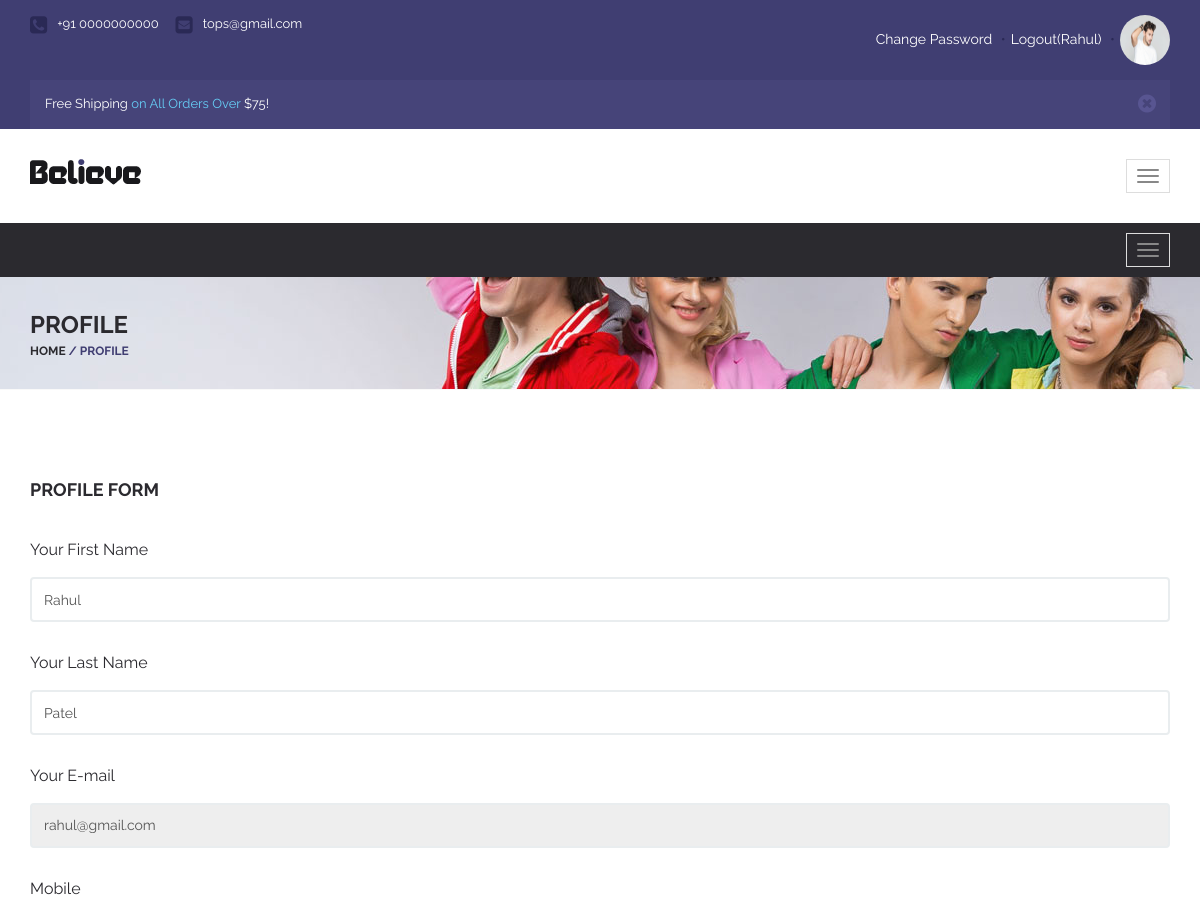
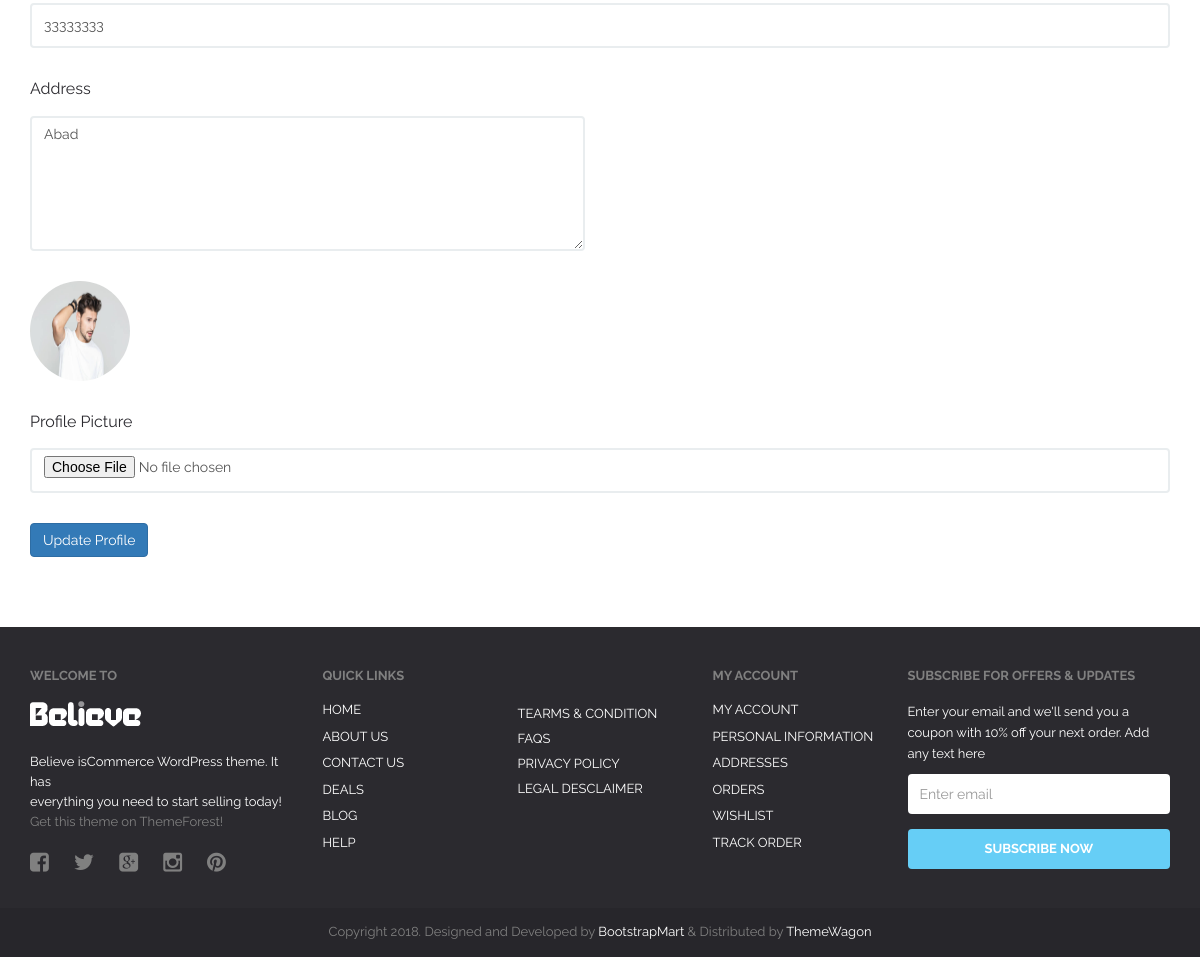
The page /profile/ (signed in) on the database its author committed (2 pictures, top to bottom).
### myapp/models.py (models this page shows, shortened)
class User(models.Model):
	fname=models.CharField(max_length=100)
	lname=models.CharField(max_length=100)
	email=models.EmailField()
	mobile=models.PositiveIntegerField()
	address=models.TextField()
	password=models.CharField(max_length=100)
	profile_picture=models.ImageField(upload_to="profile_picture/",default="")
	usertype=models.CharField(max_length=100,default="buyer")

### myapp/views.py (the view)
# urls.py: path('profile/',views.profile,name='profile'),
def profile(request):
	user=User.objects.get(email=request.session['email'])
	if request.method=="POST":
		user.fname=request.POST['f_name']
		user.lname=request.POST['l_name']
		user.mobile=request.POST['mobile']
		user.address=request.POST['address']
		try:
			user.profile_picture=request.FILES['profile_picture']
		except:
			pass
		user.save()
		request.session['profile_picture']=user.profile_picture.url
		msg='Profile Updated Successfully'
		if user.usertype=="buyer":
			return render(request,'profile.html',{'msg':msg})
		else:
			return render(request,'seller-profile.html',{'msg':msg})
	else:
		if user.usertype=="buyer":
			return render(request,'profile.html',{'user':user, 'msg':msg })
		else:
			return render(request,'seller-profile.html',{'user':user})

### myapp/templates/seller-profile.html (shortened to what this page needs)
{% extends 'seller-header.html' %}
{% block content %}
{% load static %}
<!DOCTYPE html>
<html lang="en">
  <head>
  </head>
  <body>
      <div id="wrapper" class="homepage-1">
          <div id="content">
              <div class="page-title">
                  <div class="container">
                      <div class="page-title-inner">
                          <h3>Profile</h3>
                          <div class="breadcumb"> <a href="">Home</a><span> / </span><span>Profile</span></div>
                      </div>
                  </div>
              </div>
              <div class="about-page">
                  <div class="container">
                      <div class="row">
                          <div class="col-md-12 ct-form">
                              <h3>Profile Form</h3>
                              <form class="contact-form" action="{% url 'profile' %}" method="post" enctype="multipart/form-data">
                                  <div class="form-group">
                                      <label for="cf_name">Your First Name</label>
                                      <input type="text" class="form-control" name="f_name" id="cf_name" value="{{user.fname}}">
                                  </div>
                                  <div class="form-group">
                                      <label for="cf_name">Your Last Name</label>
                                      <input type="text" class="form-control" name="l_name" id="cl_name" value="{{user.lname}}">
                                  </div>
                                  <div class="form-group">
                                      <label for="cf_email">Your E-mail</label>
                                      <input type="email" class="form-control" name="email" id="cf_email" value="{{user.email}}" readonly >
                                  </div>
                                  <div class="form-group">
                                      <label for="cf_subject">Mobile</label>
                                      <input type="text" class="form-control" name="mobile" id="cf_subject" value="{{user.mobile}}">
                                  </div>
                                  <div class="form-group">
                                      <label for="cf_message">Address</label>
                                      <textarea class="form-control" name="address" id="cf_message">{{user.address}}</textarea>
                                  </div>
                                   <div class="form-group">
                                      <img src="{{user.profile_picture.url}}" style="width:100px;height: 100px;border-radius: 50%;">
                                  </div>
                                  <div class="form-group">
                                      <label for="cf_subject">Profile Picture</label>
                                      <input type="file" class="form-control" name="profile_picture" id="cf_subject">
                                  </div>
                                  <button type="submit" class="btn btn-primary">Update Profile</button>
                              </form>
                          </div>
                      </div>
                  </div>
              </div>
          </div>
      </div>
  </body>
</html>
{% endblock %}

### myapp/templates/seller-header.html (shortened to what this page needs)
{% load static %}
<!DOCTYPE html>
<html lang="en">
  <head>
    <link href="{% static 'font-awesome/css/font-awesome.css' %}" rel='stylesheet' type='text/css'>
    <link href="{% static 'css/bootstrap.min.css' %}" rel="stylesheet">
    <link href="{% static 'style.css' %}" rel="stylesheet">
    <link href="{% static 'responsive.css' %}" rel="stylesheet">
    <link href="{% static 'css/owl.carousel.css' %}" rel="stylesheet">
    <link href="{% static 'css/owl.theme.css' %}" rel="stylesheet">
    <link href="{% static 'css/owl.transitions.css' %}" rel="stylesheet">
    <link href="{% static 'css/prettyPhoto.css' %}" rel="stylesheet">
  </head>
  <body>
      <div id="wrapper" class="homepage-1">
          <div id="header">
              <div class="top">
                  <div class="container">
                      <ul class="top-support">
                          <li><i class="fa fa-phone-square"></i><span>+91 0000000000</span></li>
                          <li><a href=""><i class="fa fa-envelope-square"></i><span>tops@gmail.com</span></a></li>
                      </ul>
                      <div class="top-control">
                        {% if request.session.email %}
                        <a href="{% url 'change-password' %}">Change Password</a>
                        <span>•</span><a href="{% url 'logout' %}">Logout({{request.session.fname}})</a>
                        <span>•</span><a href="{% url 'profile' %}"><img src="{{request.session.profile_picture}}"style="width: 50px; height: 50px; border-radius: 50%"></a>
                        {% else %}
                        <a href="{% url 'register' %}">Register</a><span>•</span>
                        <a href="{% url 'login' %}">Login</a>
                        {% endif %}
                      </div>
                      <div class="clearfix"></div>
                      <div class="top-offers show-mobile">
                          <div class="alert alert-warning alert-dismissible fade in offers" role="alert">
                              <button type="button" class="close" data-dismiss="alert" aria-label="Close"><span aria-hidden="true"><i class="fa fa-times-circle"></i></span></button>
                              Free Shipping <a href="">on All Orders Over</a> $75!
                          </div>
                      </div>
                  </div>
              </div>
              <div id="believe-nav">
                  <div class="container">
                      <div class="min-marg">
                          <nav class="navbar navbar-default">
                                  <div class="navbar-header">
                                      <button type="button" class="navbar-toggle collapsed" data-toggle="collapse" data-target="#bs-example-navbar-collapse-1">
                                          <span class="icon-bar"></span>
                                          <span class="icon-bar"></span>
                                          <span class="icon-bar"></span>
                                      </button>
                                      <a class="navbar-brand" href="/"><img src="{% static 'images/logo.png' %}" alt=""></a>
                                  </div>
                          </nav>
                      </div>
                  </div>
              </div>
              <div id="cat-nav">
              <div class="container">
                  <nav class="navbar navbar-default">
                      <div class="navbar-header">
                          <button type="button" class="navbar-toggle collapsed" data-toggle="collapse" data-target="#cat-nav-mega">
                              <span class="icon-bar"></span>
                              <span class="icon-bar"></span>
                              <span class="icon-bar"></span>
                          </button>
                      </div>
                  </nav>
              </div>
              </div>
          </div>
          {% block content %}
          {% endblock %}
          <div id="footer">
              <div class="footer-widget">
                  <div class="container">
                      <div class="row">
                          <div class="col-md-3">
                              <div class="text-widget">
                                  <div class="wid-title">Welcome to</div>
                                  <img src="{% static 'images/logo-white.png' %}" alt="ft-logo">
                                  <p>
                                      Believe isCommerce WordPress theme. It has<br/>everything you need to start selling today! <a href="">Get this theme on ThemeForest!</a>
                                  </p>
                                  <ul class="ft-soc clearfix">
                                      <li><a href=""><i class="fa fa-facebook-square"></i></a></li>
                                      <li><a href=""><i class="fa fa-twitter"></i></a></li>
                                      <li><a href=""><i class="fa fa-google-plus-square"></i></a></li>
                                      <li><a href=""><i class="fa fa-instagram"></i></a></li>
                                      <li><a href=""><i class="fa fa-pinterest"></i></a></li>
                                  </ul>
                              </div>
                          </div>
                          <div class="col-md-2">
                              <div class="quick-links">
                                  <div class="wid-title">Quick Links</div>
                                  <ul>
                                      <li><a href="index.html">Home</a></li>
                                      <li><a href="#">About US</a></li>
                                      <li><a href="contact.html">contact US</a></li>
                                      <li><a href="#">deals</a></li>
                                      <li><a href="blog.html">blog</a></li>
                                      <li><a href="#">help</a></li>
                                  </ul>
                              </div>
                          </div>
                          <div class="col-md-2">
                              <div class="term">
                                  <div class="wid-title">&nbsp;</div>
                                  <p>
                                      <a href="#">Tearms & condition</a><br/>
                                      <a href="#">FAQs</a><br/>
                                      <a href="#">Privacy Policy</a><br/>
                                      <a href="#">Legal Desclaimer</a><br/>
                                  </p>
                              </div>
                          </div>
                          <div class="col-md-2">
                              <div class="quick-links">
                                  <div class="wid-title">My Account</div>
                                  <ul>
                                      <li><a href="#">My Account</a></li>
                                      <li><a href="#">Personal Information</a></li>
                                      <li><a href="#">Addresses</a></li>
                                      <li><a href="#">Orders</a></li>
                                      <li><a href="#">Wishlist</a></li>
                                      <li><a href="#">track order</a></li>
                                  </ul>
                              </div>
                          </div>
                          <div class="col-md-3">
                              <div class="subscribe">
                                  <div class="wid-title">Subscribe for OFFERS & UPDATES</div>
                                  <p>
                                      Enter your email and we'll send you a coupon
                                      with 10% off your next order. Add any text here
                                  </p>
                                  <form>
                                      <div class="form-group">
                                          <input type="email" class="form-control" id="exampleInputEmail1" placeholder="Enter email">
                                      </div>
                                      <button type="submit" class="btn btn-default">Subscribe Now</button>
                                  </form>
                              </div>
                          </div>
                      </div>
                  </div>
              </div>
              <div class="footer-text">
                  <div class="container">
                      <p>Copyright 2018. Designed and Developed by <a href="https://bootstrapmart.com/">BootstrapMart </a> &amp; Distributed by <a href="https://themewagon.com/">ThemeWagon</a></p>
                  </div>
              </div>
          </div>
      </div>
  </body>
</html>

### myapp/static/responsive.css (style rules this page uses)
.top-offers.show-mobile, #open-srch-form-mod { display:none; }
@media (max-width:1200px) { #cat-nav .navbar-toggle { margin:10px 0; } }
@media (max-width:1200px) { .top-offers { display:none; } }
@media (max-width:1200px) { .top-offers.show-mobile { display:block; float:none; width:100%; max-width:none; } }
@media (max-width:1200px) { .offers { width:100%; max-width:none; } }
@media (max-width:1200px) { .navbar-header { float: none; } }
@media (max-width:1200px) { .navbar-toggle { display: block; margin:0 15px; border-radius:0; } }

### rows shown on the page
User: session.fname "Rahul", f_name "Rahul", l_name "Patel", email "rahul@gmail.com", mobile "33333333", address "Abad", profile_picture (picture)
